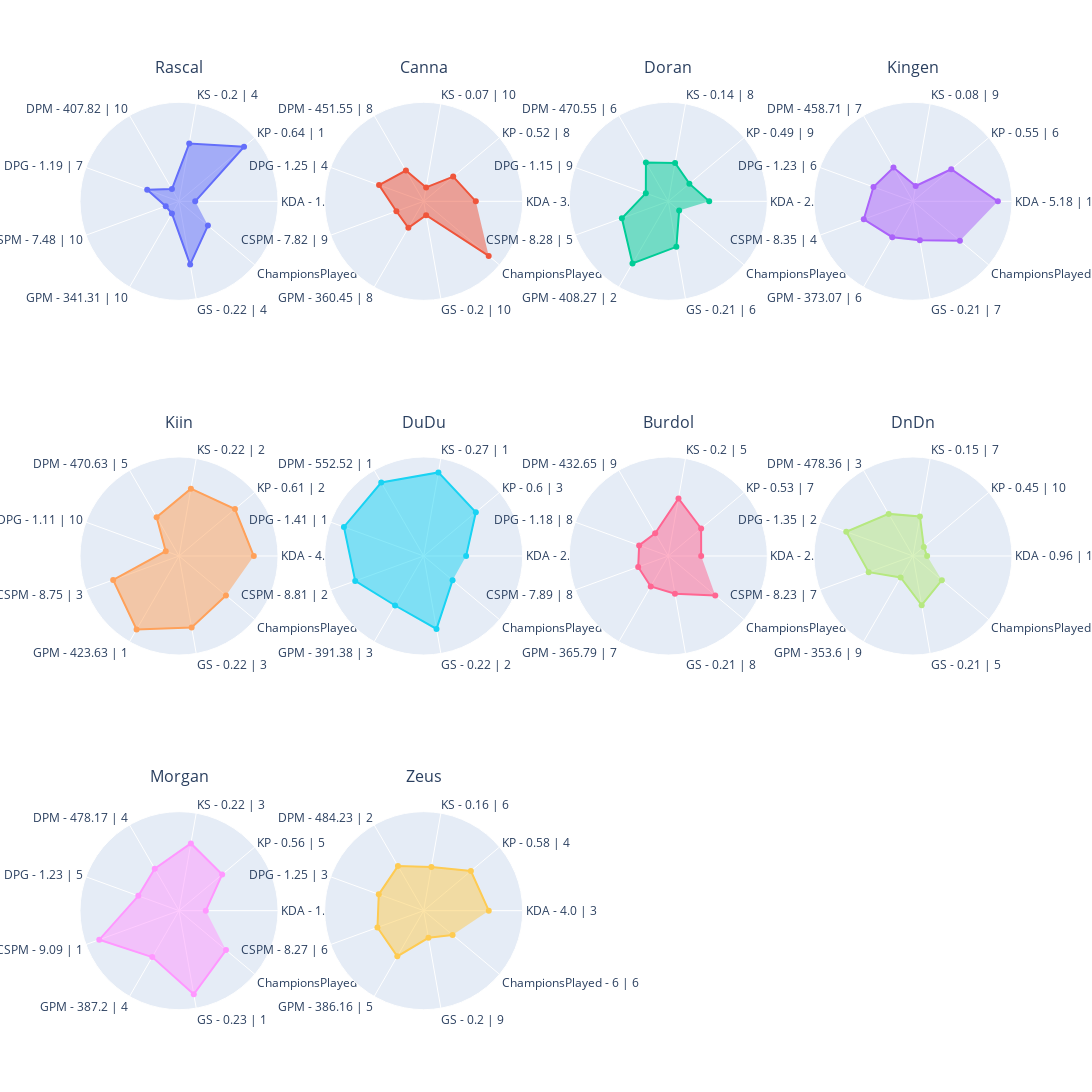

Here is the notebook cell this chart was saved with:
### Code cell
df = players_stats.loc[players_stats["Position"] == positions[0]]
min_value, max_value = get_min_max_value(df, columns)

ROWS, COLUMNS = get_rows_columns(df, 4)

fig = get_fig_subplots(df, ROWS, COLUMNS)
for i, player_name in enumerate(df.index):
    _df = df.loc[player_name, columns]
    theta_list = get_theta_list(df, player_name, origin_columns)

    r, c = get_rc(i, COLUMNS)
    fig.add_trace(
        go.Scatterpolar(r=_df, theta=theta_list, fill="toself", name=player_name),
        row=r,
        col=c,
    )

fig.update_layout(
    height=400 * ROWS,
    width=500 * COLUMNS,
    showlegend=False,
    title=dict(y=1),
)
fig.update_annotations(yshift=20)
fig.update_polars(
    radialaxis=dict(range=[min_value - 0.2, max_value + 0.2], visible=False)
)
fig.show()

### Figure 1 — Plotly figure (JSON) as saved in the notebook; plotly's stock layout.template omitted (floating-point values rounded to 4 significant figures)
{"data": [{"fill": "toself", "name": "Rascal", "r": [0.02886, 1, 0.6291, 0, 0.279, 0, 0, 0.7055, 0.3333], "subplot": "polar", "theta": ["KDA - 1.08 | 9", "KP - 0.64 | 1", "KS - 0.2 | 4", "DPM - 407.82 | 10", "DPG - 1.19 | 7", "CSPM - 7.48 | 10", "GPM - 341.31 | 10", "GS - 0.22 | 4", "ChampionsPlayed - 6 | 6"], "type": "scatterpolar"}, {"fill": "toself", "name": "Canna", "r": [0.5369, 0.3447, 0, 0.3022, 0.4714, 0.2107, 0.2325, 0, 1], "subplot": "polar2", "theta": ["KDA - 3.23 | 4", "KP - 0.52 | 8", "KS - 0.07 | 10", "DPM - 451.55 | 8", "DPG - 1.25 | 4", "CSPM - 7.82 | 9", "GPM - 360.45 | 8", "GS - 0.2 | 10", "ChampionsPlayed - 8 | 1"], "type": "scatterpolar"}, {"fill": "toself", "name": "Doran", "r": [0.3777, 0.1884, 0.3501, 0.4335, 0.1384, 0.4987, 0.8133, 0.4531, 0], "subplot": "polar3", "theta": ["KDA - 2.56 | 6", "KP - 0.49 | 9", "KS - 0.14 | 8", "DPM - 470.55 | 6", "DPG - 1.15 | 9", "CSPM - 8.28 | 5", "GPM - 408.27 | 2", "GS - 0.21 | 6", "ChampionsPlayed - 5 | 10"], "type": "scatterpolar"}, {"fill": "toself", "name": "Kingen", "r": [1, 0.5061, 0.01998, 0.3517, 0.3944, 0.5404, 0.3858, 0.3602, 0.6667], "subplot": "polar4", "theta": ["KDA - 5.18 | 1", "KP - 0.55 | 6", "KS - 0.08 | 9", "DPM - 458.71 | 7", "DPG - 1.23 | 6", "CSPM - 8.35 | 4", "GPM - 373.07 | 6", "GS - 0.21 | 7", "ChampionsPlayed - 7 | 2"], "type": "scatterpolar"}, {"fill": "toself", "name": "Kiin", "r": [0.8571, 0.8325, 0.7667, 0.4341, 0, 0.7908, 1, 0.8252, 0.6667], "subplot": "polar5", "theta": ["KDA - 4.58 | 2", "KP - 0.61 | 2", "KS - 0.22 | 2", "DPM - 470.63 | 5", "DPG - 1.11 | 10", "CSPM - 8.75 | 3", "GPM - 423.63 | 1", "GS - 0.22 | 3", "ChampionsPlayed - 7 | 2"], "type": "scatterpolar"}, {"fill": "toself", "name": "DuDu", "r": [0.4001, 0.7628, 1.0, 1, 1, 0.8301, 0.6082, 0.847, 0.3333], "subplot": "polar6", "theta": ["KDA - 2.65 | 5", "KP - 0.6 | 3", "KS - 0.27 | 1", "DPM - 552.52 | 1", "DPG - 1.41 | 1", "CSPM - 8.81 | 2", "GPM - 391.38 | 3", "GS - 0.22 | 2", "ChampionsPlayed - 6 | 6"], "type": "scatterpolar"}, {"fill": "toself", "name": "Burdol", "r": [0.2643, 0.4051, 0.6258, 0.1716, 0.2389, 0.2535, 0.2973, 0.3404, 0.6667], "subplot": "polar7", "theta": ["KDA - 2.08 | 7", "KP - 0.53 | 7", "KS - 0.2 | 5", "DPM - 432.65 | 9", "DPG - 1.18 | 8", "CSPM - 7.89 | 8", "GPM - 365.79 | 7", "GS - 0.21 | 8", "ChampionsPlayed - 7 | 2"], "type": "scatterpolar"}, {"fill": "toself", "name": "DnDn", "r": [0, 0, 0.3684, 0.4875, 0.8042, 0.4665, 0.1493, 0.5069, 0.3333], "subplot": "polar8", "theta": ["KDA - 0.96 | 10", "KP - 0.45 | 10", "KS - 0.15 | 7", "DPM - 478.36 | 3", "DPG - 1.35 | 2", "CSPM - 8.23 | 7", "GPM - 353.6 | 9", "GS - 0.21 | 5", "ChampionsPlayed - 6 | 6"], "type": "scatterpolar"}, {"fill": "toself", "name": "Morgan", "r": [0.1784, 0.5961, 0.7654, 0.4862, 0.4122, 1, 0.5575, 1, 0.6667], "subplot": "polar9", "theta": ["KDA - 1.71 | 8", "KP - 0.56 | 5", "KS - 0.22 | 3", "DPM - 478.17 | 4", "DPG - 1.23 | 5", "CSPM - 9.09 | 1", "GPM - 387.2 | 4", "GS - 0.23 | 1", "ChampionsPlayed - 7 | 2"], "type": "scatterpolar"}, {"fill": "toself", "name": "Zeus", "r": [0.72, 0.6714, 0.4283, 0.5281, 0.4755, 0.4954, 0.5448, 0.189, 0.3333], "subplot": "polar10", "theta": ["KDA - 4.0 | 3", "KP - 0.58 | 4", "KS - 0.16 | 6", "DPM - 484.23 | 2", "DPG - 1.25 | 3", "CSPM - 8.27 | 6", "GPM - 386.16 | 5", "GS - 0.2 | 9", "ChampionsPlayed - 6 | 6"], "type": "scatterpolar"}], "layout": {"annotations": [{"font": {"size": 16}, "showarrow": false, "text": "Rascal", "x": 0.1062, "xanchor": "center", "xref": "paper", "y": 1, "yanchor": "bottom", "yref": "paper", "yshift": 20}, {"font": {"size": 16}, "showarrow": false, "text": "Canna", "x": 0.3688, "xanchor": "center", "xref": "paper", "y": 1, "yanchor": "bottom", "yref": "paper", "yshift": 20}, {"font": {"size": 16}, "showarrow": false, "text": "Doran", "x": 0.6313, "xanchor": "center", "xref": "paper", "y": 1, "yanchor": "bottom", "yref": "paper", "yshift": 20}, {"font": {"size": 16}, "showarrow": false, "text": "Kingen", "x": 0.8938, "xanchor": "center", "xref": "paper", "y": 1, "yanchor": "bottom", "yref": "paper", "yshift": 20}, {"font": {"size": 16}, "showarrow": false, "text": "Kiin", "x": 0.1062, "xanchor": "center", "xref": "paper", "y": 0.6111, "yanchor": "bottom", "yref": "paper", "yshift": 20}, {"font": {"size": 16}, "showarrow": false, "text": "DuDu", "x": 0.3688, "xanchor": "center", "xref": "paper", "y": 0.6111, "yanchor": "bottom", "yref": "paper", "yshift": 20}, {"font": {"size": 16}, "showarrow": false, "text": "Burdol", "x": 0.6313, "xanchor": "center", "xref": "paper", "y": 0.6111, "yanchor": "bottom", "yref": "paper", "yshift": 20}, {"font": {"size": 16}, "showarrow": false, "text": "DnDn", "x": 0.8938, "xanchor": "center", "xref": "paper", "y": 0.6111, "yanchor": "bottom", "yref": "paper", "yshift": 20}, {"font": {"size": 16}, "showarrow": false, "text": "Morgan", "x": 0.1062, "xanchor": "center", "xref": "paper", "y": 0.2222, "yanchor": "bottom", "yref": "paper", "yshift": 20}, {"font": {"size": 16}, "showarrow": false, "text": "Zeus", "x": 0.3688, "xanchor": "center", "xref": "paper", "y": 0.2222, "yanchor": "bottom", "yref": "paper", "yshift": 20}], "height": 1200, "polar": {"domain": {"x": [0, 0.2125], "y": [0.7778, 1]}, "radialaxis": {"range": [-0.2, 1.2], "visible": false}}, "polar10": {"domain": {"x": [0.2625, 0.475], "y": [0, 0.2222]}, "radialaxis": {"range": [-0.2, 1.2], "visible": false}}, "polar11": {"domain": {"x": [0.525, 0.7375], "y": [0, 0.2222]}, "radialaxis": {"range": [-0.2, 1.2], "visible": false}}, "polar12": {"domain": {"x": [0.7875, 1], "y": [0, 0.2222]}, "radialaxis": {"range": [-0.2, 1.2], "visible": false}}, "polar2": {"domain": {"x": [0.2625, 0.475], "y": [0.7778, 1]}, "radialaxis": {"range": [-0.2, 1.2], "visible": false}}, "polar3": {"domain": {"x": [0.525, 0.7375], "y": [0.7778, 1]}, "radialaxis": {"range": [-0.2, 1.2], "visible": false}}, "polar4": {"domain": {"x": [0.7875, 1], "y": [0.7778, 1]}, "radialaxis": {"range": [-0.2, 1.2], "visible": false}}, "polar5": {"domain": {"x": [0, 0.2125], "y": [0.3889, 0.6111]}, "radialaxis": {"range": [-0.2, 1.2], "visible": false}}, "polar6": {"domain": {"x": [0.2625, 0.475], "y": [0.3889, 0.6111]}, "radialaxis": {"range": [-0.2, 1.2], "visible": false}}, "polar7": {"domain": {"x": [0.525, 0.7375], "y": [0.3889, 0.6111]}, "radialaxis": {"range": [-0.2, 1.2], "visible": false}}, "polar8": {"domain": {"x": [0.7875, 1], "y": [0.3889, 0.6111]}, "radialaxis": {"range": [-0.2, 1.2], "visible": false}}, "polar9": {"domain": {"x": [0, 0.2125], "y": [0, 0.2222]}, "radialaxis": {"range": [-0.2, 1.2], "visible": false}}, "showlegend": false, "title": {"y": 1}, "width": 2000}}
